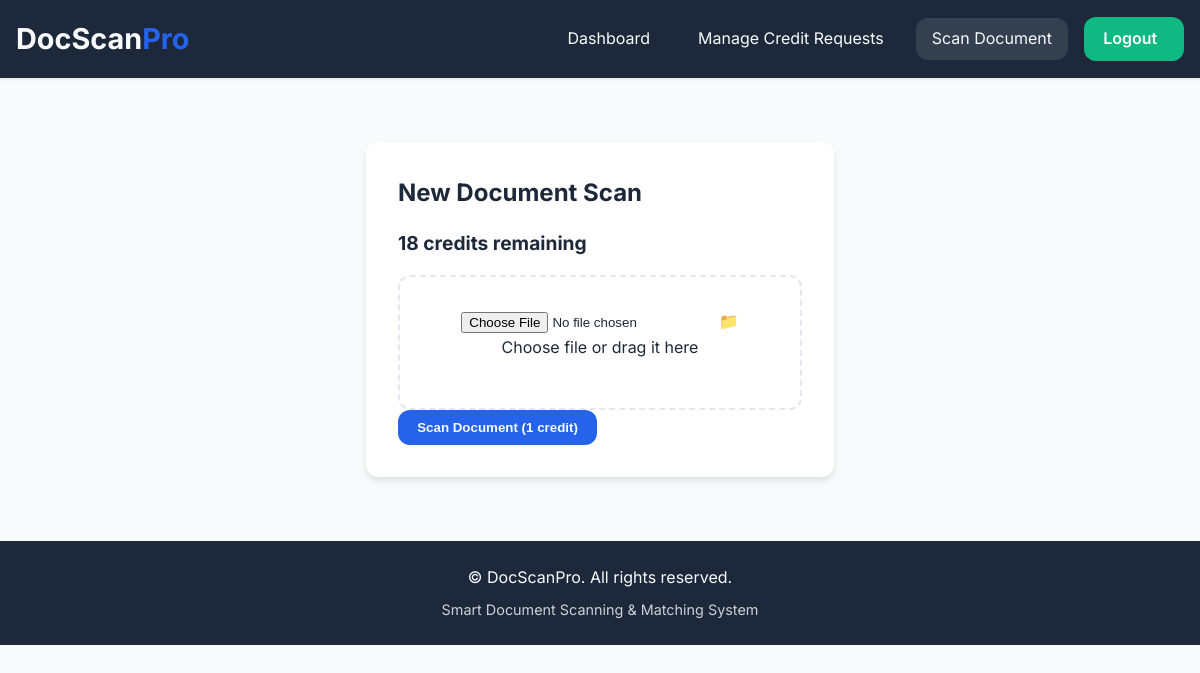
Before: /scan (signed in) with the older database file.
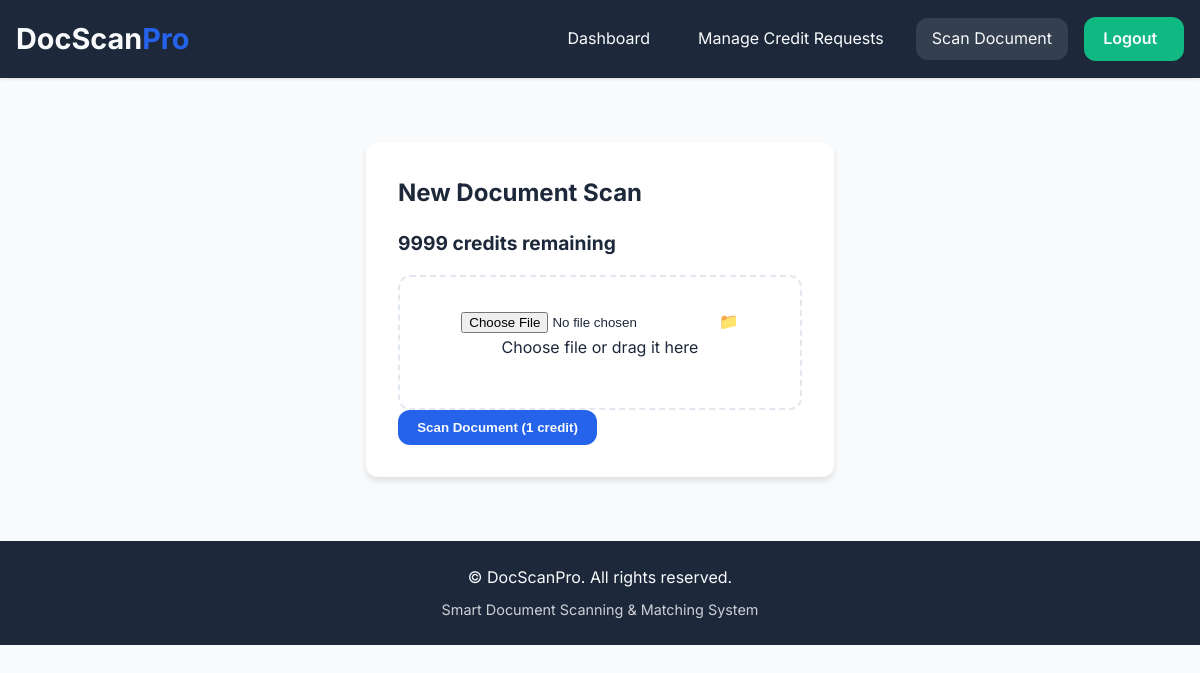
After: the same page with the newer database file.
### tables this page shows
CREATE TABLE users (
            id INTEGER PRIMARY KEY AUTOINCREMENT,
            name TEXT NOT NULL,
            email TEXT UNIQUE NOT NULL,
            contact TEXT NOT NULL,
            password_hash TEXT NOT NULL,
            gender TEXT DEFAULT 'others',
            role TEXT DEFAULT 'user',
            credits INTEGER DEFAULT 20,
            last_reset DATE DEFAULT CURRENT_DATE
        );

### blueprints/documents.py (the view, shortened to what this page needs)
@doc_bp.route('/scan', methods=['GET', 'POST'])
def upload_document():
    if 'user_id' not in session:
        flash('Please log in to upload documents.', 'error')
        return redirect('/auth/login')
    conn = get_db_connection()
    cursor = conn.cursor()
    cursor.execute('SELECT * FROM users WHERE id = ?', (session['user_id'],))
    user = cursor.fetchone()
    conn.close()
    return render_template('upload.html', user=user)

### app.py (called while the page is built)
@app.after_request
def add_security_headers(response):
    response.headers['Strict-Transport-Security'] = 'max-age=31536000; includeSubDomains'
    response.headers['X-Content-Type-Options'] = 'nosniff'
    response.headers['X-Frame-Options'] = 'DENY'
    response.headers['X-XSS-Protection'] = '1; mode=block'
    response.headers['Content-Security-Policy'] = "default-src 'self' 'unsafe-inline' https://fonts.googleapis.com https://fonts.gstatic.com"
    return response

### blueprints/documents.py (called while the page is built)
def get_db_connection():
    conn = sqlite3.connect('database.db')
    conn.row_factory = sqlite3.Row
    return conn

### templates/upload.html (shortened to what this page needs)
{% extends "base.html" %}
{% block content %}
<div class="upload-container">
    <div class="upload-card fade-in">
        <h2>New Document Scan</h2>
        <div class="credit-info">
            <span class="credits-remaining">{{ user.credits }} credits remaining</span>
        </div>
        <form action="/scan" method="POST" enctype="multipart/form-data" class="upload-form">
            <div class="file-upload upload-dropzone" id="file-upload-dropzone">
              <input type="file" id="file-upload" name="file" accept=".txt,.csv" required>
              <label for="file-upload" class="upload-label">
                <span class="upload-icon">📁</span>
                <span class="upload-text">Choose file or drag it here</span>
              </label>
            </div>
            <button type="submit" class="btn btn-primary">Scan Document (1 credit)</button>
          </form>
    </div>
</div>
{% endblock %}

Changed rows visible on the page:
changed users: credits "18" → "9999"
